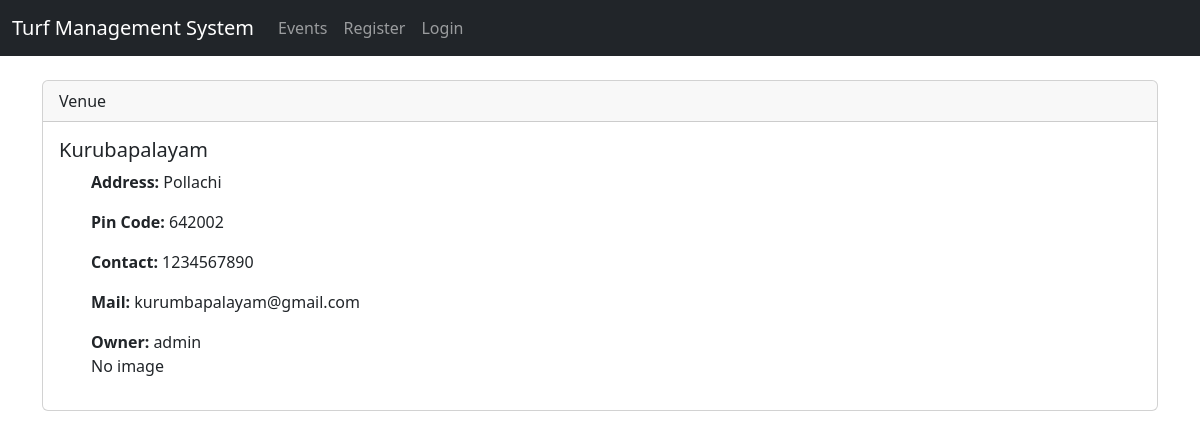
The page /venue/2 on the database its author committed.
### events/models.py (models this page shows, shortened)
class Venue_DB(models.Model):
    name = models.CharField('venue name',max_length=100)
    address = models.CharField('address',max_length=100)
    pin_code = models.CharField('pin code',max_length=15,blank=True)
    phone = models.CharField("phone number",max_length=15,blank=True)
    web = models.URLField("Website Address",blank=True)
    email_address = models.EmailField('EmailField',blank=True)
    owner = models.IntegerField('owner id' , blank=False, default=1)
    venue_image = models.ImageField('image',blank=True,upload_to='images/')

### events/views.py (the view)
# urls.py: path('venue/<venue_id>',views.venue,name='venue'),
def venue(request,venue_id):
    crt_venue = models.Venue_DB.objects.get(pk = venue_id)
    owner = User.objects.get(pk = crt_venue.owner)
    print('*'*20)
    print(owner)
    print('*'*20)
    context = {'venue':crt_venue,'owner':owner}
    return render(request , 'events/venue.html' , context)

### events/templates/events/venue.html
{% extends "events/base.html" %}
{% block content %}
<br>
        <div class="card">
            <div class="card-header">
                Venue
            </div>
            <div class="card-body">
              <h5 class="card-title">{{ venue.name }}</h5>
              <ul>
              <p class="card-text"><b>Address:</b> {{ venue.address }}</p>
              <p class="card-text"><b>Pin Code: </b>{{ venue.pin_code }}</p>
              <p class="card-text"><b>Contact: </b>{{ venue.phone }}</p>
              <p class="card-text"><b>Mail: </b>{{ venue.email_address }}</p>
              <p class="card-text"><b>Owner: </b>{{ owner }}</p>
              {% if venue.venue_image %}
              <img src="{{ venue.venue_image.url }}" alt="image uh" height="500px">
              {% else %}
              No image
              {% endif %}
            </ul>
            </div>
          </div>
          <br>
{% endblock %}

### rows shown on the page
Venue_DB: name "Kurubapalayam", address "Pollachi", pin_code "642002", phone "1234567890", email_address "kurumbapalayam@gmail.com"

### other values the page prints
{{ owner }} "admin"
